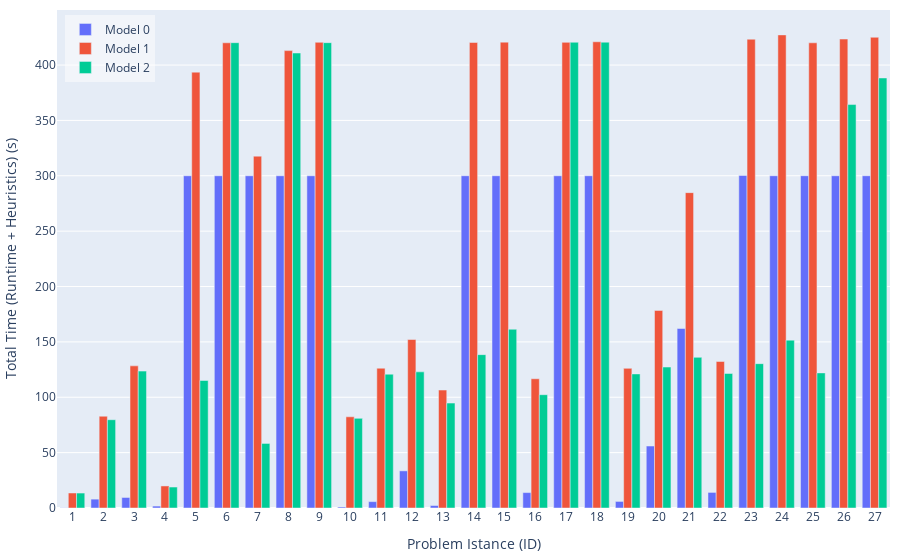

Here is the notebook cell this chart was saved with:
### Code cell
import plotly.graph_objects as go

# Create bar plot with visible zeros
hovertemplate_text='Model: %{customdata[0]}<br>ID: %{x}<br>Gap: %{text}%<br>Nodes: %{customdata[1]}<br>Runtime: %{customdata[2]} s<extra></extra>'
fig = go.Figure(data=[
    go.Bar(
        name='Model 0', 
        x=df0['ID'], 
        y=df0['total_time'],
        text=df0['gap'].apply(lambda x: f'{x:.2f}'),  # Format text to 2 decimal places
        # Create a 2D array with multiple columns
        customdata=np.dstack((df0['model'], df0['nodes'], df0['total_time'].apply(lambda x: f'{x:.2f}')))[0],
        textposition='none',
        hovertemplate=hovertemplate_text
    ),
    go.Bar(
        name='Model 1', 
        x=df1['ID'], 
        y=df1['total_time'],
        text=df1['gap'].apply(lambda x: f'{x:.2f}'),
        customdata=np.dstack((df1['model'], df1['nodes'], df1['total_time'].apply(lambda x: f'{x:.2f}')))[0],
        textposition='none',
        hovertemplate=hovertemplate_text
    ),
    go.Bar(
        name='Model 2', 
        x=df2['ID'], 
        y=df2['total_time'],
        text=df2['gap'].apply(lambda x: f'{x:.2f}'),
        customdata=np.dstack((df2['model'], df2['nodes'], df2['total_time'].apply(lambda x: f'{x:.2f}')))[0],
        textposition='none',
        hovertemplate=hovertemplate_text
    ),
])

# Add a subtle visual indication for zero values
fig.update_layout(
    autosize=True,   # let the container size drive the plot
    margin=dict(l=10, r=10, t=10, b=10),    # width=1000,
    # width=1000,
    # height=600,
    barmode='group',
    yaxis = dict(
        title = 'Total Time (Runtime + Heuristics) (s)',
    ),
    xaxis = dict(
        title = 'Problem Istance (ID)',
        tickmode = 'array',
        tickvals = list(range(0, 28)),
        ticktext = list(range(0, 28)),
    ),
    legend=dict(
        x=0.01,
        y=0.99,
        xanchor='left',
        yanchor='top',
        bgcolor='rgba(255, 255, 255, 0.5)'
    )
)

fig.show()


# # Save as HTML
div_schedule = plot(
    fig, include_plotlyjs=True, config={"responsive": True}, output_type="div"
)
# write div snippet to file
with open('../docs/images/results-total-time.html', 'w') as f:
    f.write(div_schedule)

### Figure 1 — Plotly figure (JSON) as saved in the notebook; plotly's stock layout.template omitted (floating-point values rounded to 4 significant figures)
{"data": [{"customdata": [[0, 3, "0.18"], [0, 529, "8.00"], [0, 116, "9.50"], [0, 680, "1.75"], [0, 12818, "300.00"], [0, 858, "300.01"], [0, 72826, "300.00"], [0, 1059, "300.01"], [0, 685, "300.01"], [0, 36, "0.93"], [0, 3, "5.76"], [0, 98, "33.53"], [0, 96, "2.26"], [0, 4081, "300.03"], [0, 1077, "300.02"], [0, 1231, "13.93"], [0, 848, "300.01"], [0, 402, "300.03"], [0, 3, "5.93"], [0, 3, "55.97"], [0, 3, "162.09"], [0, 90, "14.08"], [0, 243, "300.29"], [0, 1, "300.03"], [0, 14439, "300.04"], [0, 1, "300.01"], [0, 1, "300.03"]], "hovertemplate": "Model: %{customdata[0]}<br>ID: %{x}<br>Gap: %{text}%<br>Nodes: %{customdata[1]}<br>Runtime: %{customdata[2]} s<extra></extra>", "name": "Model 0", "text": ["0.00", "0.00", "0.00", "0.00", "inf", "inf", "229.07", "inf", "inf", "0.00", "0.00", "0.00", "0.00", "9.30", "inf", "0.00", "inf", "inf", "0.00", "0.00", "0.00", "0.00", "0.58", "inf", "0.14", "inf", "inf"], "textposition": "none", "type": "bar", "x": [1, 2, 3, 4, 5, 6, 7, 8, 9, 10, 11, 12, 13, 14, 15, 16, 17, 18, 19, 20, 21, 22, 23, 24, 25, 26, 27], "y": [0.1769, 8.004, 9.496, 1.747, 300.0, 300.0, 300.0, 300.0, 300.0, 0.929, 5.759, 33.53, 2.256, 300.0, 300.0, 13.93, 300.0, 300.0, 5.932, 55.97, 162.1, 14.08, 300.3, 300.0, 300.0, 300.0, 300.0]}, {"customdata": [[1, 3, "13.55"], [1, 697, "82.89"], [1, 84, "128.36"], [1, 711, "19.91"], [1, 14789, "393.59"], [1, 973, "420.10"], [1, 77956, "317.73"], [1, 1004, "413.03"], [1, 627, "420.53"], [1, 43, "82.36"], [1, 3, "126.23"], [1, 66, "152.16"], [1, 439, "106.50"], [1, 4452, "420.38"], [1, 1228, "420.68"], [1, 1193, "116.69"], [1, 788, "420.48"], [1, 306, "421.02"], [1, 3, "126.11"], [1, 3, "178.43"], [1, 3, "284.78"], [1, 50, "132.32"], [1, 302, "423.33"], [1, 1, "427.22"], [1, 17182, "420.09"], [1, 1, "423.46"], [1, 1, "425.08"]], "hovertemplate": "Model: %{customdata[0]}<br>ID: %{x}<br>Gap: %{text}%<br>Nodes: %{customdata[1]}<br>Runtime: %{customdata[2]} s<extra></extra>", "name": "Model 1", "text": ["0.00", "0.00", "0.00", "0.00", "47.99", "88.63", "223.74", "103.27", "117.66", "0.00", "0.00", "0.00", "0.00", "9.71", "22.45", "0.00", "77.16", "97.07", "0.00", "0.00", "0.00", "0.00", "0.55", "23487.83", "0.86", "13290.34", "12452.75"], "textposition": "none", "type": "bar", "x": [1, 2, 3, 4, 5, 6, 7, 8, 9, 10, 11, 12, 13, 14, 15, 16, 17, 18, 19, 20, 21, 22, 23, 24, 25, 26, 27], "y": [13.55, 82.89, 128.4, 19.91, 393.6, 420.1, 317.7, 413.0, 420.5, 82.36, 126.2, 152.2, 106.5, 420.4, 420.7, 116.7, 420.5, 421.0, 126.1, 178.4, 284.8, 132.3, 423.3, 427.2, 420.1, 423.5, 425.1]}, {"customdata": [[2, 1, "13.50"], [2, 1, "79.73"], [2, 57, "123.62"], [2, 312, "18.94"], [2, 552, "115.14"], [2, 16, "420.20"], [2, 8033, "58.30"], [2, 389, "410.87"], [2, 1, "420.22"], [2, 1, "80.94"], [2, 1, "120.84"], [2, 1, "122.93"], [2, 1, "94.74"], [2, 1767, "138.50"], [2, 1, "161.40"], [2, 1, "102.32"], [2, 684, "420.58"], [2, 1, "420.67"], [2, 1, "121.07"], [2, 1, "127.27"], [2, 1, "136.04"], [2, 1, "121.49"], [2, 1, "130.34"], [2, 1, "151.59"], [2, 1, "122.00"], [2, 3013, "364.31"], [2, 828, "388.34"]], "hovertemplate": "Model: %{customdata[0]}<br>ID: %{x}<br>Gap: %{text}%<br>Nodes: %{customdata[1]}<br>Runtime: %{customdata[2]} s<extra></extra>", "name": "Model 2", "text": ["0.00", "0.00", "0.00", "0.00", "0.00", "5.45", "0.00", "3.21", "96.72", "0.00", "0.00", "0.00", "0.00", "0.00", "0.00", "0.01", "0.57", "2.66", "0.00", "0.00", "0.00", "0.00", "0.00", "0.01", "0.01", "0.01", "0.01"], "textposition": "none", "type": "bar", "x": [1, 2, 3, 4, 5, 6, 7, 8, 9, 10, 11, 12, 13, 14, 15, 16, 17, 18, 19, 20, 21, 22, 23, 24, 25, 26, 27], "y": [13.5, 79.73, 123.6, 18.94, 115.1, 420.2, 58.3, 410.9, 420.2, 80.94, 120.8, 122.9, 94.74, 138.5, 161.4, 102.3, 420.6, 420.7, 121.1, 127.3, 136.0, 121.5, 130.3, 151.6, 122.0, 364.3, 388.3]}], "layout": {"autosize": true, "barmode": "group", "legend": {"bgcolor": "rgba(255, 255, 255, 0.5)", "x": 0.01, "xanchor": "left", "y": 0.99, "yanchor": "top"}, "margin": {"b": 10, "l": 10, "r": 10, "t": 10}, "xaxis": {"tickmode": "array", "ticktext": [0, 1, 2, 3, 4, 5, 6, 7, 8, 9, 10, 11, 12, 13, 14, 15, 16, 17, 18, 19, 20, 21, 22, 23, 24, 25, 26, 27], "tickvals": [0, 1, 2, 3, 4, 5, 6, 7, 8, 9, 10, 11, 12, 13, 14, 15, 16, 17, 18, 19, 20, 21, 22, 23, 24, 25, 26, 27], "title": {"text": "Problem Istance (ID)"}}, "yaxis": {"title": {"text": "Total Time (Runtime + Heuristics) (s)"}}}}
